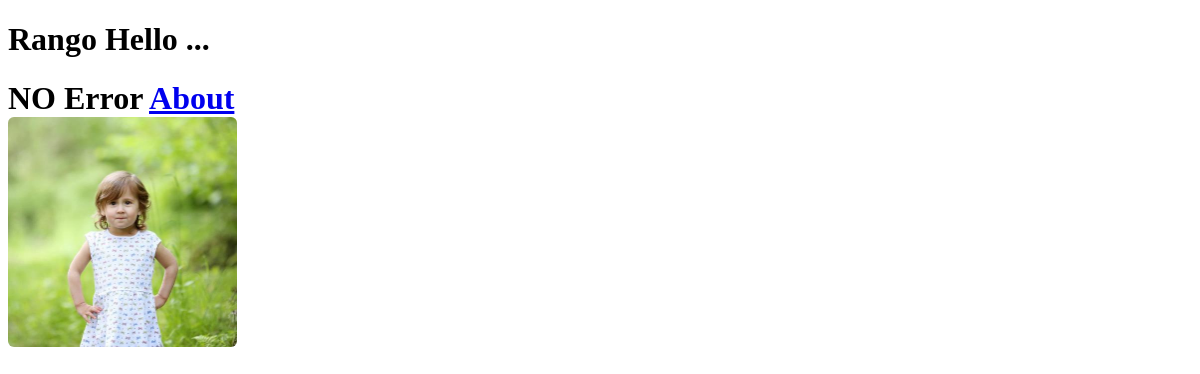
The app's page /rango/, older data.
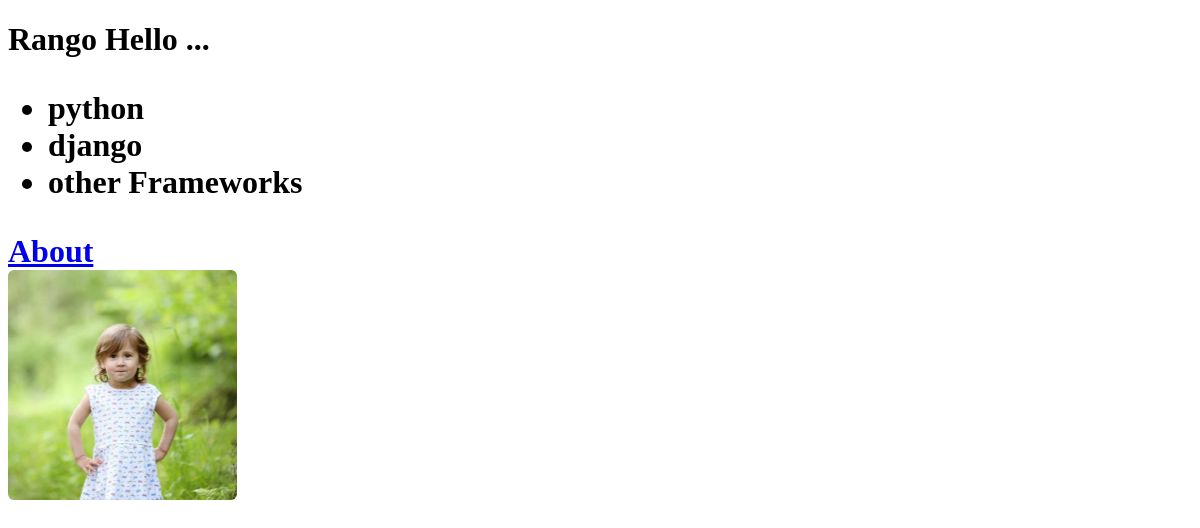
The same page, newer data.
### rango/models.py (models this page shows, shortened)
class Category(models.Model):
    name = models.CharField(max_length=128,unique=True)
    views = models.IntegerField(default=0)
    likes = models.IntegerField(default=0)
    slug = models.SlugField(null=True,blank=True)
    preserve_default=False

### rango/views.py (the view)
def index(request):
    category_list = Category.objects.order_by('-likes')[:5]
    context_dict = {'category': category_list}
    return render(request,'rango/index.html',context_dict)

### templates/rango/index.html (shortened to what this page needs)
<!DOCTYPE html>
{% load staticfiles %}
<html>
	<head>
	</head>
	<body>
		<h1>Rango Hello ...<h1>
				{% if category %}
				<ul>
				   {% for cate in category %}
					 <li>{{ cate.name }}</li>
					 {% endfor %}
				</ul>
					 {% else %}
					 <strong> NO Error</strong>
				{% endif %}
				<a href="/rango/about/">About </a><br />
				<img src="{% static "images/rango.jpg" %}" alt="Picture of Rango" />
	</body>
</html>

Row changes from the older to the newer data that the page shows:
added Category: name "python"
added Category: name "django"
added Category: name "other Frameworks"
Text that changed along with them:
text no longer shown: "NO Error"
